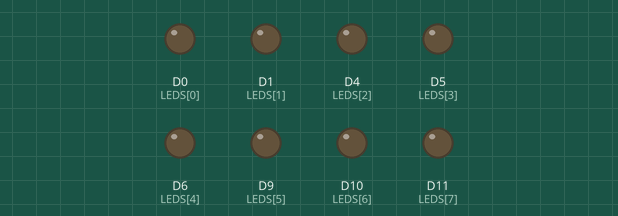
Recording of a program running on a simulated CircuitPython board. Parts: output pins drawn as LEDs (lit = HIGH). Random numbers come from a fixed seed.

Above: at 0.1 s.
At 8.3 s:
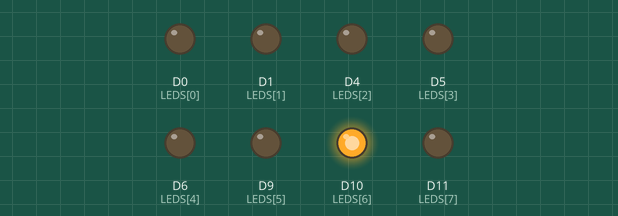
At 14.4 s:
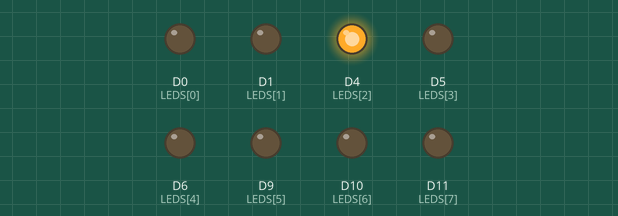
At 20.9 s:
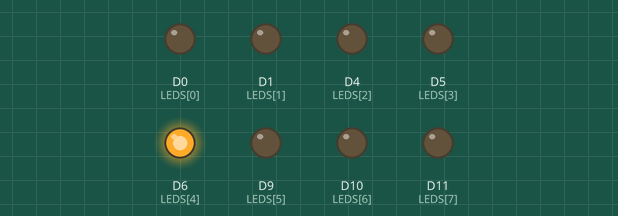
At 27.9 s:
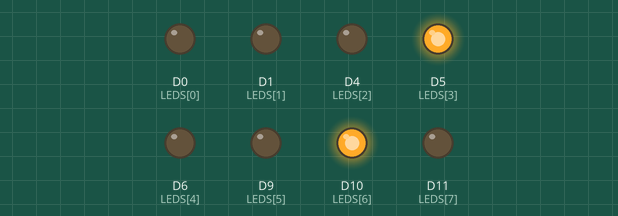
At 39.4 s:
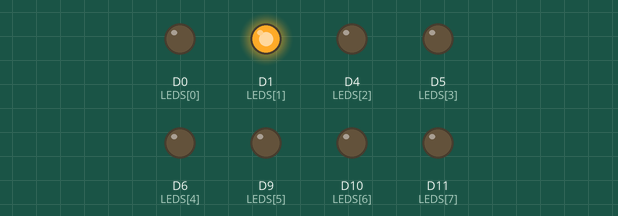
Timing chart, 0 to 40.0 s (numbered marks = the images above):
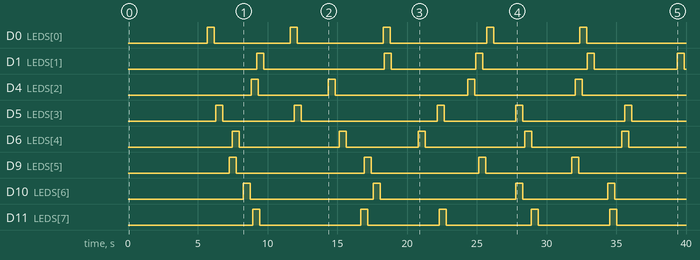

The program:

fireflies.py
```python
"""Simulates fireflies.

Description
-----------

A CircuitPython program that simulates fireflies.

Circuit
-------

- 8 LEDs, via 330 ohm resistors, are connected to pins D0-1, D4-6, and D9-11.

Libraries/Modules
-----------------

- random Standard Library
    - https://docs.python.org/3/library/random.html
    - Provides access to the uniform function.
- time Standard Library
    - https://docs.python.org/3/library/time.html
    - Provides access to the monotonic function.
- board CircuitPython Core Module
    - https://circuitpython.readthedocs.io/en/latest/shared-bindings/board/
    - Provides access to the board's GPIO pins and hardware.
- digitalio CircuitPython Core Module
    - https://circuitpython.readthedocs.io/en/latest/shared-bindings/digitalio/
    - Provides basic digital pin support.

Notes
-----

- Comments are Sphinx (reStructuredText) compatible.

TODO
----

- None.

Author(s)
---------

- Created by John Woolsey on 08/05/2021.
- Modified by John Woolsey on 09/28/2022.

Copyright (c) 2022 Woolsey Workshop.  All rights reserved.

Members
-------
"""


# Imports
import random
import time
import board
from digitalio import DigitalInOut


# Global Constants
DEBUG = False
"""The mode of operation; `False` = normal, `True` = debug."""

LIGHT_TIME = 0.5
"""The time that a firefly is lit in seconds."""

MIN_DARK_TIME = 5.0
"""The minimum time that a firefly is not lit in seconds."""

MAX_DARK_TIME = 10.0
"""The maximum time that a firefly is not lit in seconds."""


# Pin Mapping
LEDS = [
    DigitalInOut(board.D0),
    DigitalInOut(board.D1),
    DigitalInOut(board.D4),
    DigitalInOut(board.D5),
    DigitalInOut(board.D6),
    DigitalInOut(board.D9),
    DigitalInOut(board.D10),
    DigitalInOut(board.D11)
]
"""The LED pins representing the fireflies."""


# Classes
class Firefly:
    """The Firefly class.

    Contains the attributes needed for each simulated firefly.

    :param pin:           The pin controlling the LED.
    :type pin:            DigitalInOut
    :param name:          The name of the instance; defaults to `Unknown`.
    :type name:           string, optional
    :param is_lit:        The current lit status; `True` = on, `False` = off, defaults to `False`.
    :type is_lit:         bool, optional
    :param trigger_time:  The last time the firefly was lit; defaults to `0`.
    :type trigger_time:   time, optional
    :param trigger_delay: The delay between successive firefly light times; defaults to `0`.
    :type trigger_delay:  time, optional
    """

    def __init__(self, pin, name="Unknown", is_lit=False, trigger_time=0, trigger_delay=0):
        """The Firefly class constructor method."""

        self.pin = pin
        self.name = name
        self.is_lit = is_lit
        self.trigger_time = trigger_time
        self.trigger_delay = trigger_delay

    def __str__(self):
        """The string representation of a Firefly class instance."""

        return f"trigger_time = {self.trigger_time}, trigger_delay = {self.trigger_delay}, name = {self.name}, is_lit = {self.is_lit}"


# Global Instances
fireflies = []
"""The array of all firefly instances."""


# Functions
def process_firefly(firefly):
    """Processes the lighting timing of a firefly.

    :param firefly: The firefly instance.
    :type firefly:  Firefly
    """

    current_time = time.monotonic()  # time in seconds

    # Light firefly at appropriate trigger time
    if firefly.is_lit == False and current_time - firefly.trigger_time >= firefly.trigger_delay:
        if DEBUG:
            print(f"Firefly: currentTime = {current_time}, {firefly}")
            print("  Turning on firefly.")
        firefly.pin.value = True
        firefly.is_lit = True
        firefly.trigger_time = current_time
    # Turn off firefly after appropriate lit time
    elif firefly.is_lit == True and current_time - firefly.trigger_time >= LIGHT_TIME:
        if DEBUG:
            print(f"Firefly: currentTime = {current_time}, {firefly}")
            print("  Turning off firefly.")
        firefly.pin.value = False
        firefly.is_lit = False
        firefly.trigger_delay = LIGHT_TIME + random.uniform(MIN_DARK_TIME, MAX_DARK_TIME)


def main():
    """Main program entry."""

    if DEBUG:
        print("Running in DEBUG mode.  Turn off for normal operation.")

    # Configure all fireflies
    for index, led in enumerate(LEDS):
        led.switch_to_output(value=False)
        fireflies.append(Firefly(pin=led, name=f"LEDS[{index}]", trigger_delay=random.uniform(MIN_DARK_TIME, MAX_DARK_TIME)))

    # Process all fireflies
    while True:
        for firefly in fireflies:
            process_firefly(firefly)


if __name__ == "__main__":  # required for generating Sphinx documentation
    main()
```

Measured:
- by itself, D0 (LEDS[0]): LOW → HIGH at 5.7 s, → LOW 0.50 s later, → HIGH 5.5 s later, → LOW 0.50 s later, … (10 changes in this stretch)
- by itself, D1 (LEDS[1]): LOW → HIGH at 9.2 s, → LOW 0.50 s later, → HIGH 8.6 s later, → LOW 0.50 s later, … (10 changes in this stretch)
- by itself, D4 (LEDS[2]): LOW → HIGH at 8.8 s, → LOW 0.50 s later, → HIGH 5.0 s later, → LOW 0.50 s later, … (8 changes in this stretch)
- by itself, D5 (LEDS[3]): LOW → HIGH at 6.3 s, → LOW 0.50 s later, → HIGH 5.1 s later, → LOW 0.50 s later, … (10 changes in this stretch)
- by itself, D6 (LEDS[4]): LOW → HIGH at 7.5 s, → LOW 0.50 s later, → HIGH 7.2 s later, → LOW 0.50 s later, … (10 changes in this stretch)
- by itself, D9 (LEDS[5]): LOW → HIGH at 7.2 s, → LOW 0.50 s later, → HIGH 9.2 s later, → LOW 0.50 s later, … (8 changes in this stretch)
- by itself, D10 (LEDS[6]): LOW → HIGH at 8.3 s, → LOW 0.50 s later, → HIGH 8.8 s later, → LOW 0.50 s later, … (8 changes in this stretch)
- by itself, D11 (LEDS[7]): LOW → HIGH at 8.9 s, → LOW 0.50 s later, → HIGH 7.2 s later, → LOW 0.50 s later, … (10 changes in this stretch)
